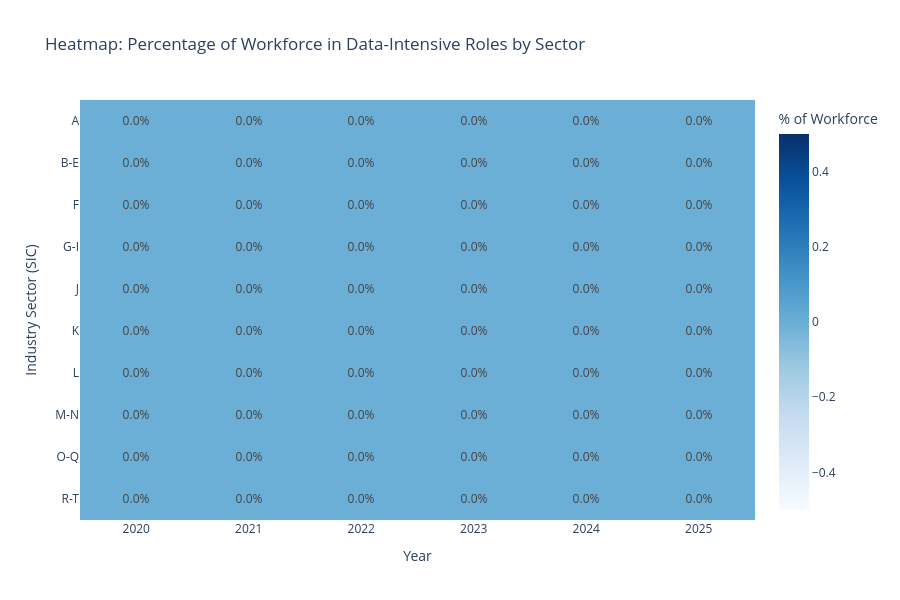

The notebook cell this image was saved under:
### Code cell
# ==========================================
# CELL 6f: DATA INTENSITY BY INDUSTRY (HEATMAP)
# ==========================================
if not pdf.empty:
    # Pivot the data for a heatmap (Rows = SIC, Columns = Year, Values = Data Share)
    heatmap_data = pdf.pivot(index='SIC_Code', columns='year_str', values='total_data_share')
    
    fig_heat = px.imshow(
        heatmap_data, 
        title="Heatmap: Percentage of Workforce in Data-Intensive Roles by Sector",
        labels=dict(x="Year", y="Industry Sector (SIC)", color="% of Workforce"),
        color_continuous_scale="Blues", aspect="auto", template="plotly_white", height=600
    )
    
    fig_heat.update_traces(text=heatmap_data.round(2).astype(str) + "%", texttemplate="%{text}")
    fig_heat.show()

### Figure 1 — Plotly figure (JSON) as saved in the notebook; plotly's stock layout.template omitted (floating-point values rounded to 4 significant figures)
{"data": [{"coloraxis": "coloraxis", "hovertemplate": "Year: %{x}<br>Industry Sector (SIC): %{y}<br>% of Workforce: %{z}<extra></extra>", "name": "0", "text": [["0.0%", "0.0%", "0.0%", "0.0%", "0.0%", "0.0%"], ["0.0%", "0.0%", "0.0%", "0.0%", "0.0%", "0.0%"], ["0.0%", "0.0%", "0.0%", "0.0%", "0.0%", "0.0%"], ["0.0%", "0.0%", "0.0%", "0.0%", "0.0%", "0.0%"], ["0.0%", "0.0%", "0.0%", "0.0%", "0.0%", "0.0%"], ["0.0%", "0.0%", "0.0%", "0.0%", "0.0%", "0.0%"], ["0.0%", "0.0%", "0.0%", "0.0%", "0.0%", "0.0%"], ["0.0%", "0.0%", "0.0%", "0.0%", "0.0%", "0.0%"], ["0.0%", "0.0%", "0.0%", "0.0%", "0.0%", "0.0%"], ["0.0%", "0.0%", "0.0%", "0.0%", "0.0%", "0.0%"]], "texttemplate": "%{text}", "type": "heatmap", "x": ["2020", "2021", "2022", "2023", "2024", "2025"], "xaxis": "x", "y": ["A", "B-E", "F", "G-I", "J", "K", "L", "M-N", "O-Q", "R-T"], "yaxis": "y", "z": [[0.0, 0.0, 0.0, 0.0, 0.0, 0.0], [0.0, 0.0, 0.0, 0.0, 0.0, 0.0], [0.0, 0.0, 0.0, 0.0, 0.0, 0.0], [0.0, 0.0, 0.0, 0.0, 0.0, 0.0], [0.0, 0.0, 0.0, 0.0, 0.0, 0.0], [0.0, 0.0, 0.0, 0.0, 0.0, 0.0], [0.0, 0.0, 0.0, 0.0, 0.0, 0.0], [0.0, 0.0, 0.0, 0.0, 0.0, 0.0], [0.0, 0.0, 0.0, 0.0, 0.0, 0.0], [0.0, 0.0, 0.0, 0.0, 0.0, 0.0]]}], "layout": {"coloraxis": {"colorbar": {"title": {"text": "% of Workforce"}}, "colorscale": [[0, "rgb(247,251,255)"], [0.125, "rgb(222,235,247)"], [0.25, "rgb(198,219,239)"], [0.375, "rgb(158,202,225)"], [0.5, "rgb(107,174,214)"], [0.625, "rgb(66,146,198)"], [0.75, "rgb(33,113,181)"], [0.875, "rgb(8,81,156)"], [1, "rgb(8,48,107)"]]}, "height": 600, "title": {"text": "Heatmap: Percentage of Workforce in Data-Intensive Roles by Sector"}, "xaxis": {"anchor": "y", "domain": [0, 1], "title": {"text": "Year"}}, "yaxis": {"anchor": "x", "autorange": "reversed", "domain": [0, 1], "title": {"text": "Industry Sector (SIC)"}}}}
